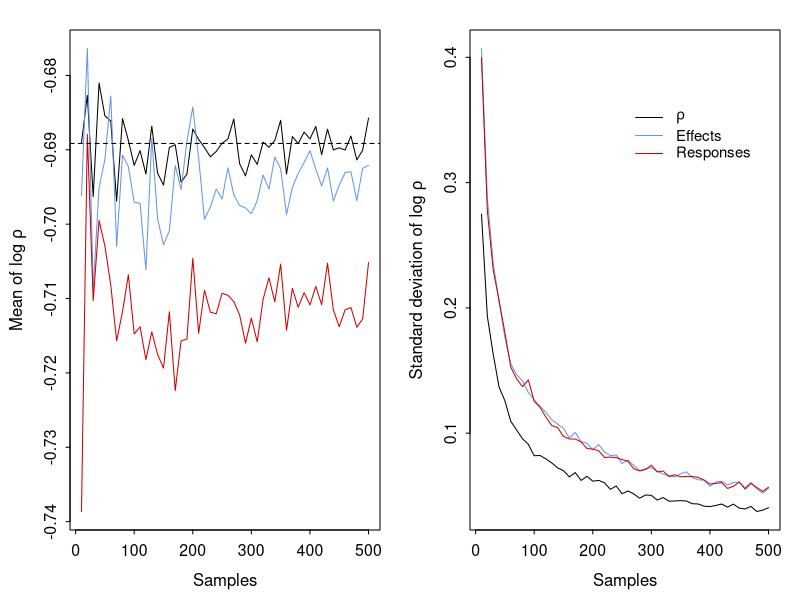

The R source for this figure:

# compare estimates of known rho from Effect and Response comparisons

###
### 1. Set up alpha matrices and calculate rho and log ratios
###

N <- 10000   # how many pairwise comparisons
intras <- matrix(runif(N*2,0.0001,0.01),N,2)
inters <- matrix(runif(N*2,0.00005,0.005),N,2)
rawD <- data.frame(cbind(intras, inters))
names(rawD) <- c("a11","a22","a12","a21")
rawD$rho <- sqrt((rawD$a12*rawD$a21)/(rawD$a11*rawD$a22))
rawD$Effect1 <- rawD$a12/rawD$a22
rawD$Effect2 <- rawD$a21/rawD$a11
rawD$Response1 <- rawD$a12/rawD$a11
rawD$Response2 <- rawD$a21/rawD$a22

###
### 2. sample from the raw data and estimate means
###

sampleN <- seq(10,500,10)  # sample sizes to compare
trials <- 500  # number of trials to conduct at each sample size
means <- array(NA,dim=c(length(sampleN),3,trials))

for(i in 1:length(sampleN)){
  doN <- sampleN[i]
  for(j in 1:trials){
    k <- sample(1:N,doN)
    # sample rho
    means[i,1,j] <- mean(log(rawD$rho[k]))
    # sample effects
    means[i,2,j] <- mean(log(rawD$Effect1[k]))
    # sample responses
    means[i,3,j] <- mean(log(rawD$Response1[k]))
  }
}

###
### 3. compare estimates
###

means.mu <- apply(means,MARGIN=c(1,2),FUN=mean)
means.sd <- apply(means,MARGIN=c(1,2),FUN=sd)

png("simulation-fig.png",height=3,width=8,units="in",res=100)

par(mfrow=c(1,2), tcl=-0.2,mgp=c(1.75,0.5,0),mgp=c(2,0.5,0),cex.axis=0.95,mar=c(3.5,3.5,1.5,1))

myCol=c("black","cornflowerblue","red3")

matplot(sampleN,means.mu,xlab="Samples",ylab=expression(paste("Mean of log ",rho)),type="l",lty=1,col=myCol)
abline(h=mean(log(rawD$rho)),col="black",lty="dashed")

matplot(sampleN,means.sd,xlab="Samples",ylab=expression(paste("Standard deviation of log ",rho)),type="l",lty=1,col=myCol)
legend(x=0.5*max(sampleN),y=0.9*max(means.sd),legend=c(expression(paste(rho)),"Effects","Responses"),lty=1,col=myCol,bty="n",cex=0.9)

dev.off()

